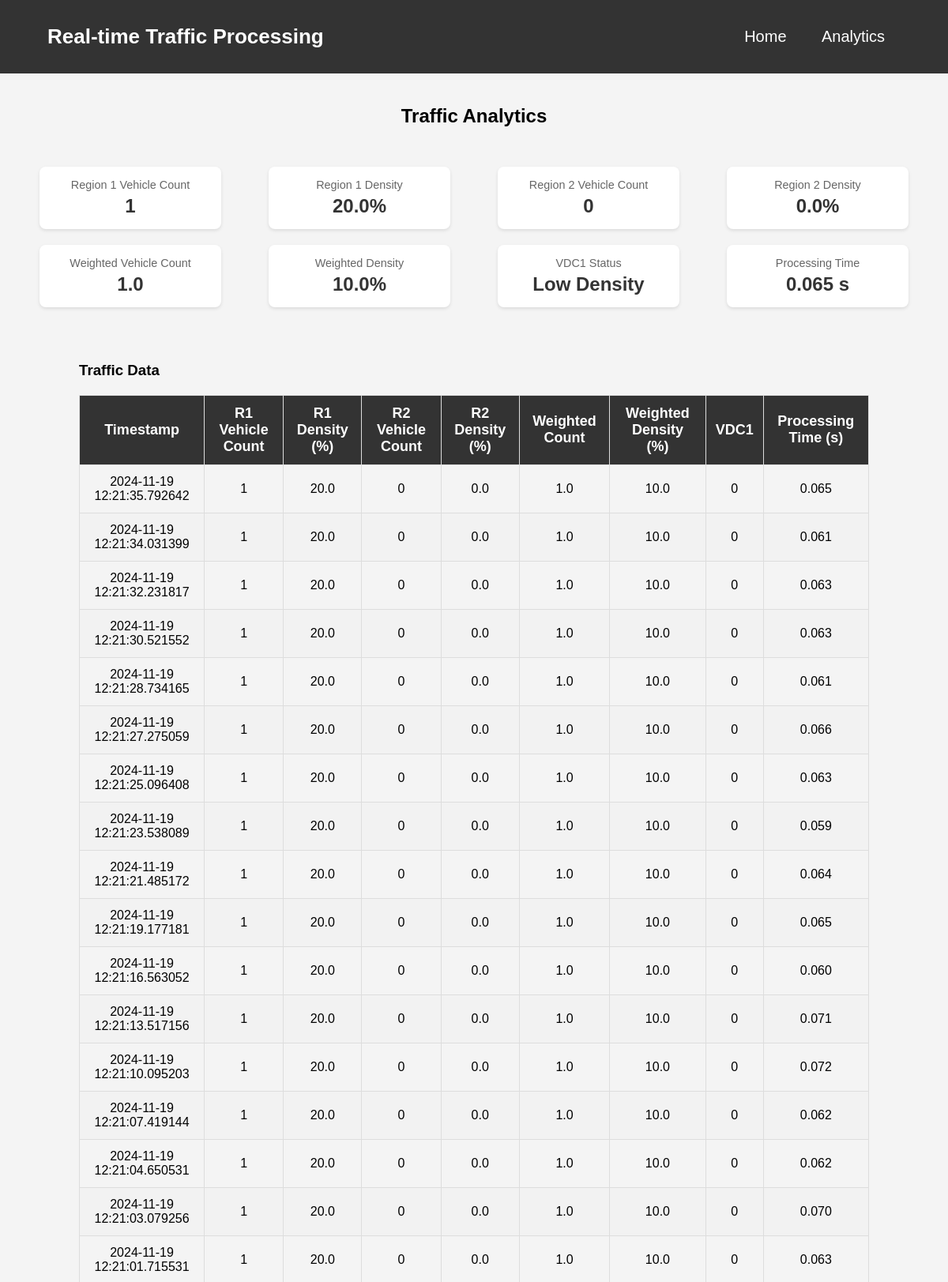
The app's page /analytics (upper part) with its own data.
### tables this page shows
CREATE TABLE traffic_data (
                id INTEGER PRIMARY KEY AUTOINCREMENT,
                timestamp TEXT NOT NULL,
                r1_vehicle_count INTEGER NOT NULL,
                r1_density REAL NOT NULL,
                r2_vehicle_count INTEGER NOT NULL,
                r2_density REAL NOT NULL,
                weighted_vehicle_count REAL NOT NULL,
                weighted_density REAL NOT NULL,
                vdc1 BOOLEAN NOT NULL,
                processing_time REAL NOT NULL
            );

### new.py (the view)
@app.route('/analytics')
def analytics():
    try:
        page = request.args.get('page', 1, type=int)
        per_page = 100
        offset = (page - 1) * per_page
        with db_lock:
            conn = sqlite3.connect(DATABASE)
            cursor = conn.cursor()
            cursor.execute('SELECT COUNT(*) FROM traffic_data')
            total_records = cursor.fetchone()[0]
            cursor.execute('''
                SELECT timestamp, r1_vehicle_count, r1_density,
                       r2_vehicle_count, r2_density,
                       weighted_vehicle_count, weighted_density,
                       vdc1, processing_time
                FROM traffic_data
                ORDER BY timestamp DESC
                LIMIT ? OFFSET ?
            ''', (per_page, offset))
            data = cursor.fetchall()
            conn.close()
        total_pages = (total_records + per_page - 1) // per_page
        return render_template('analytics.html',
                             data=data,
                             page=page,
                             total_pages=total_pages)
    except sqlite3.Error as e:
        print(f"Database error: {e}")
        return f"Database error: {e}", 500

### templates/analytics.html (shortened to what this page needs)
<!DOCTYPE html>
<html lang="en">
<head>
    <link rel="stylesheet" href="{{ url_for('static', filename='styles.css') }}">
</head>
<body>
    <header>
        <div class="header-container">
            <h1>Real-time Traffic Processing</h1>
            <nav>
                <a href="{{ url_for('index') }}">Home</a>
                <a href="{{ url_for('analytics') }}">Analytics</a>
            </nav>
        </div>
    </header>
    <main>
        <h2>Traffic Analytics</h2>
        <div class="summary-cards">
            <div class="summary-card">
                <div class="card-title">Region 1 Vehicle Count</div>
                <div class="card-value" id="r1Count">-</div>
            </div>
            <div class="summary-card">
                <div class="card-title">Region 1 Density</div>
                <div class="card-value" id="r1Density">-</div>
            </div>
            <div class="summary-card">
                <div class="card-title">Region 2 Vehicle Count</div>
                <div class="card-value" id="r2Count">-</div>
            </div>
            <div class="summary-card">
                <div class="card-title">Region 2 Density</div>
                <div class="card-value" id="r2Density">-</div>
            </div>
            <div class="summary-card">
                <div class="card-title">Weighted Vehicle Count</div>
                <div class="card-value" id="weightedCount">-</div>
            </div>
            <div class="summary-card">
                <div class="card-title">Weighted Density</div>
                <div class="card-value" id="weightedDensity">-</div>
            </div>
            <div class="summary-card">
                <div class="card-title">VDC1 Status</div>
                <div class="card-value" id="vdc1Status">-</div>
            </div>
            <div class="summary-card">
                <div class="card-title">Processing Time</div>
                <div class="card-value" id="processingTime">-</div>
            </div>
        </div>
        <div class="data-table">
            <h3>Traffic Data</h3>
            <table>
                <thead>
                    <tr>
                        <th>Timestamp</th>
                        <th>R1 Vehicle Count</th>
                        <th>R1 Density (%)</th>
                        <th>R2 Vehicle Count</th>
                        <th>R2 Density (%)</th>
                        <th>Weighted Count</th>
                        <th>Weighted Density (%)</th>
                        <th>VDC1</th>
                        <th>Processing Time (s)</th>
                    </tr>
                </thead>
                <tbody>
                    {% for row in data %}
                    <tr>
                        <td>{{ row[0] }}</td>
                        <td>{{ row[1] }}</td>
                        <td>{{ "%.1f"|format(row[2]) }}</td>
                        <td>{{ row[3] }}</td>
                        <td>{{ "%.1f"|format(row[4]) }}</td>
                        <td>{{ "%.1f"|format(row[5]) }}</td>
                        <td>{{ "%.1f"|format(row[6]) }}</td>
                        <td>{{ row[7] }}</td>
                        <td>{{ "%.3f"|format(row[8]) }}</td>
                    </tr>
                    {% endfor %}
                </tbody>
            </table>
        </div>
    </main>
</body>
</html>

### static/styles.css (style rules this page uses)
body { margin: 0; font-family: Arial, sans-serif; background-color: #f4f4f4; }
header { background-color: #333; color: #fff; padding: 15px 0; text-align: center; }
.header-container { width: 90%; margin: 0 auto; display: flex; align-items: center; justify-content: space-between; }
header h1 { margin: 0; font-size: 26px; }
nav a { color: #fff; text-decoration: none; margin: 0 15px; font-size: 20px; }
main { padding: 20px; min-height: calc(100vh - 150px); display: flex; flex-direction: column; align-items: center; }
.data-table { width: 100%; max-width: 1000px; overflow-x: auto; }
.data-table table { width: 100%; border-collapse: collapse; }
.data-table th, .data-table td { border: 1px solid #ddd; padding: 12px; text-align: center; }
.data-table th { background-color: #333; color: white; font-size: 18px; }
.data-table td { font-size: 16px; }
.data-table tr:nth-child(even) { background-color: #f2f2f2; }

### templates/analytics.html (style rules this page uses)
.data-table { margin: 20px; overflow-x: auto; }
table { width: 100%; border-collapse: collapse; margin-top: 20px; }
th, td { padding: 8px; text-align: left; border: 1px solid #ddd; }
th { background-color: #f4f4f4; }
tr:nth-child(even) { background-color: #f9f9f9; }
.header-container { background-color: #333; padding: 1rem; color: white; }
nav a { color: white; text-decoration: none; margin: 0 10px; padding: 5px 10px; border-radius: 4px; }
.summary-cards { display: flex; flex-wrap: wrap; justify-content: space-around; margin: 20px 0; }
.summary-card { background-color: #fff; border-radius: 8px; box-shadow: 0 2px 4px rgba(0,0,0,0.1); padding: 15px; margin: 10px; min-width: 200px; text-align: center; }
.card-title { color: #666; font-size: 0.9em; margin-bottom: 5px; }
.card-value { font-size: 1.5em; font-weight: bold; color: #333; }

### records on screen
traffic_data: timestamp "2024-11-19 12:21:35.792642", r1_vehicle_count "1", r1_density "20.0", r2_vehicle_count "0", r2_density "0.0", weighted_vehicle_count "1.0", weighted_density "10.0", vdc1 "0", processing_time "0.065"
traffic_data: timestamp "2024-11-19 12:21:34.031399", r1_vehicle_count "1", r1_density "20.0", r2_vehicle_count "0", r2_density "0.0", weighted_vehicle_count "1.0", weighted_density "10.0", vdc1 "0", processing_time "0.061"
traffic_data: timestamp "2024-11-19 12:21:32.231817", r1_vehicle_count "1", r1_density "20.0", r2_vehicle_count "0", r2_density "0.0", weighted_vehicle_count "1.0", weighted_density "10.0", vdc1 "0", processing_time "0.063"
traffic_data: timestamp "2024-11-19 12:21:30.521552", r1_vehicle_count "1", r1_density "20.0", r2_vehicle_count "0", r2_density "0.0", weighted_vehicle_count "1.0", weighted_density "10.0", vdc1 "0", processing_time "0.063"
traffic_data: timestamp "2024-11-19 12:21:28.734165", r1_vehicle_count "1", r1_density "20.0", r2_vehicle_count "0", r2_density "0.0", weighted_vehicle_count "1.0", weighted_density "10.0", vdc1 "0", processing_time "0.061"
traffic_data: timestamp "2024-11-19 12:21:27.275059", r1_vehicle_count "1", r1_density "20.0", r2_vehicle_count "0", r2_density "0.0", weighted_vehicle_count "1.0", weighted_density "10.0", vdc1 "0", processing_time "0.066"
traffic_data: timestamp "2024-11-19 12:21:25.096408", r1_vehicle_count "1", r1_density "20.0", r2_vehicle_count "0", r2_density "0.0", weighted_vehicle_count "1.0", weighted_density "10.0", vdc1 "0", processing_time "0.063"
traffic_data: timestamp "2024-11-19 12:21:23.538089", r1_vehicle_count "1", r1_density "20.0", r2_vehicle_count "0", r2_density "0.0", weighted_vehicle_count "1.0", weighted_density "10.0", vdc1 "0", processing_time "0.059"
traffic_data: timestamp "2024-11-19 12:21:21.485172", r1_vehicle_count "1", r1_density "20.0", r2_vehicle_count "0", r2_density "0.0", weighted_vehicle_count "1.0", weighted_density "10.0", vdc1 "0", processing_time "0.064"
traffic_data: timestamp "2024-11-19 12:21:19.177181", r1_vehicle_count "1", r1_density "20.0", r2_vehicle_count "0", r2_density "0.0", weighted_vehicle_count "1.0", weighted_density "10.0", vdc1 "0", processing_time "0.065"
traffic_data: timestamp "2024-11-19 12:21:16.563052", r1_vehicle_count "1", r1_density "20.0", r2_vehicle_count "0", r2_density "0.0", weighted_vehicle_count "1.0", weighted_density "10.0", vdc1 "0", processing_time "0.060"
traffic_data: timestamp "2024-11-19 12:21:13.517156", r1_vehicle_count "1", r1_density "20.0", r2_vehicle_count "0", r2_density "0.0", weighted_vehicle_count "1.0", weighted_density "10.0", vdc1 "0", processing_time "0.071"
traffic_data: timestamp "2024-11-19 12:21:10.095203", r1_vehicle_count "1", r1_density "20.0", r2_vehicle_count "0", r2_density "0.0", weighted_vehicle_count "1.0", weighted_density "10.0", vdc1 "0", processing_time "0.072"
traffic_data: timestamp "2024-11-19 12:21:07.419144", r1_vehicle_count "1", r1_density "20.0", r2_vehicle_count "0", r2_density "0.0", weighted_vehicle_count "1.0", weighted_density "10.0", vdc1 "0", processing_time "0.062"
traffic_data: timestamp "2024-11-19 12:21:04.650531", r1_vehicle_count "1", r1_density "20.0", r2_vehicle_count "0", r2_density "0.0", weighted_vehicle_count "1.0", weighted_density "10.0", vdc1 "0", processing_time "0.062"
traffic_data: timestamp "2024-11-19 12:21:03.079256", r1_vehicle_count "1", r1_density "20.0", r2_vehicle_count "0", r2_density "0.0", weighted_vehicle_count "1.0", weighted_density "10.0", vdc1 "0", processing_time "0.070"
traffic_data: timestamp "2024-11-19 12:21:01.715531", r1_vehicle_count "1", r1_density "20.0", r2_vehicle_count "0", r2_density "0.0", weighted_vehicle_count "1.0", weighted_density "10.0", vdc1 "0", processing_time "0.063"
